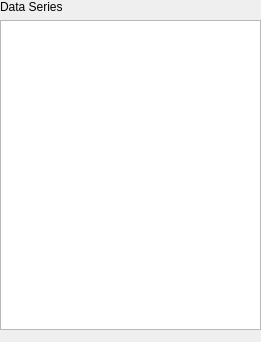
<?xml version="1.0" encoding="UTF-8"?>
<ui version="4.0">
 <class>form</class>
 <widget class="QWidget" name="form">
  <property name="geometry">
   <rect>
    <x>0</x>
    <y>0</y>
    <width>261</width>
    <height>342</height>
   </rect>
  </property>
  <property name="windowTitle">
   <string>Form</string>
  </property>
  <layout class="QVBoxLayout" name="verticalLayout">
   <property name="leftMargin">
    <number>0</number>
   </property>
   <property name="topMargin">
    <number>0</number>
   </property>
   <property name="rightMargin">
    <number>0</number>
   </property>
   <property name="bottomMargin">
    <number>0</number>
   </property>
   <item>
    <widget class="QLabel" name="dataSeriesLabel">
     <property name="text">
      <string>Data Series</string>
     </property>
    </widget>
   </item>
   <item>
    <widget class="QListView" name="dataSeriesListView"/>
   </item>
   <item>
    <widget class="ScaleSelectionWidget" name="scaleSelection" native="true"/>
   </item>
   <item>
    <widget class="FormatSelectionWidget" name="formatSelection" native="true"/>
   </item>
  </layout>
 </widget>
 <customwidgets>
  <customwidget>
   <class>FormatSelectionWidget</class>
   <extends>QWidget</extends>
   <header>snpanalyzer/gui/widget/format.h</header>
   <container>1</container>
  </customwidget>
  <customwidget>
   <class>ScaleSelectionWidget</class>
   <extends>QWidget</extends>
   <header>snpanalyzer/gui/widget/scale.h</header>
   <container>1</container>
  </customwidget>
 </customwidgets>
 <resources/>
 <connections/>
</ui>
